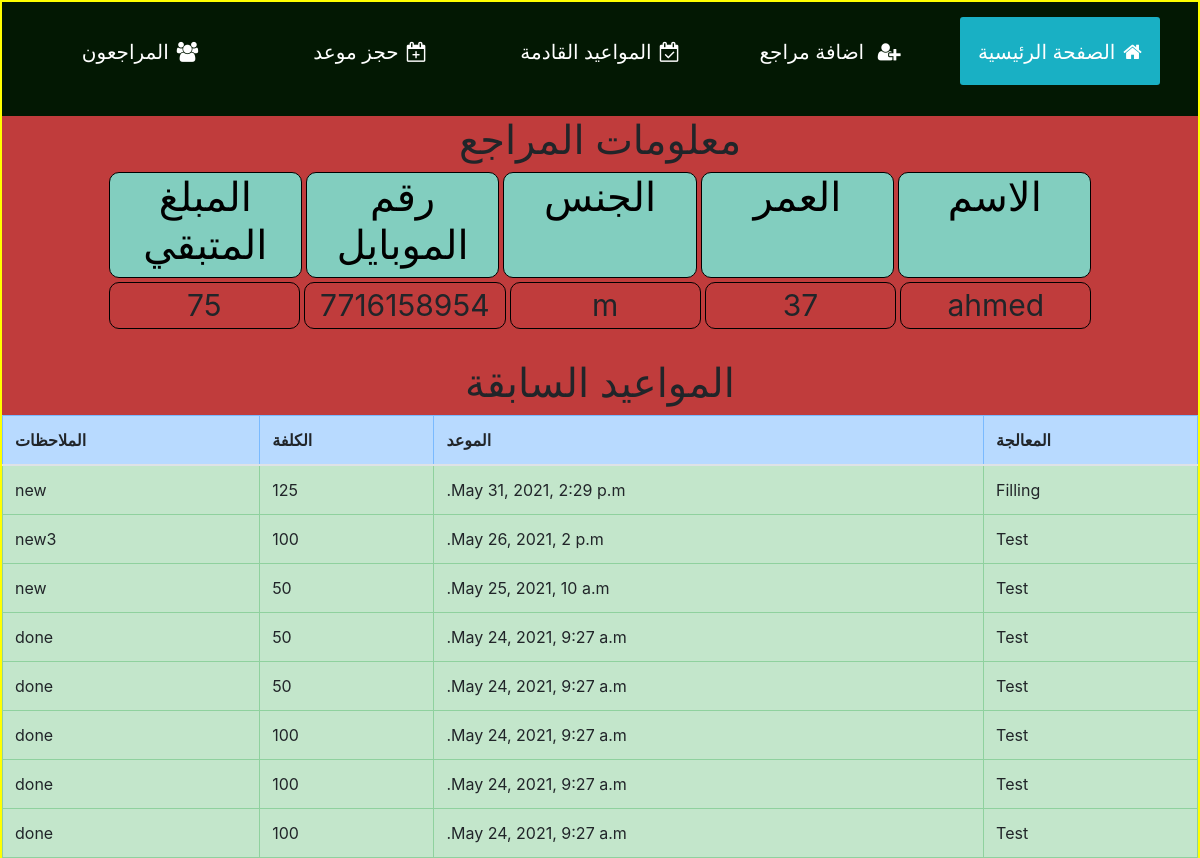
The page /patient/1 (signed in) on the database as committed earlier.
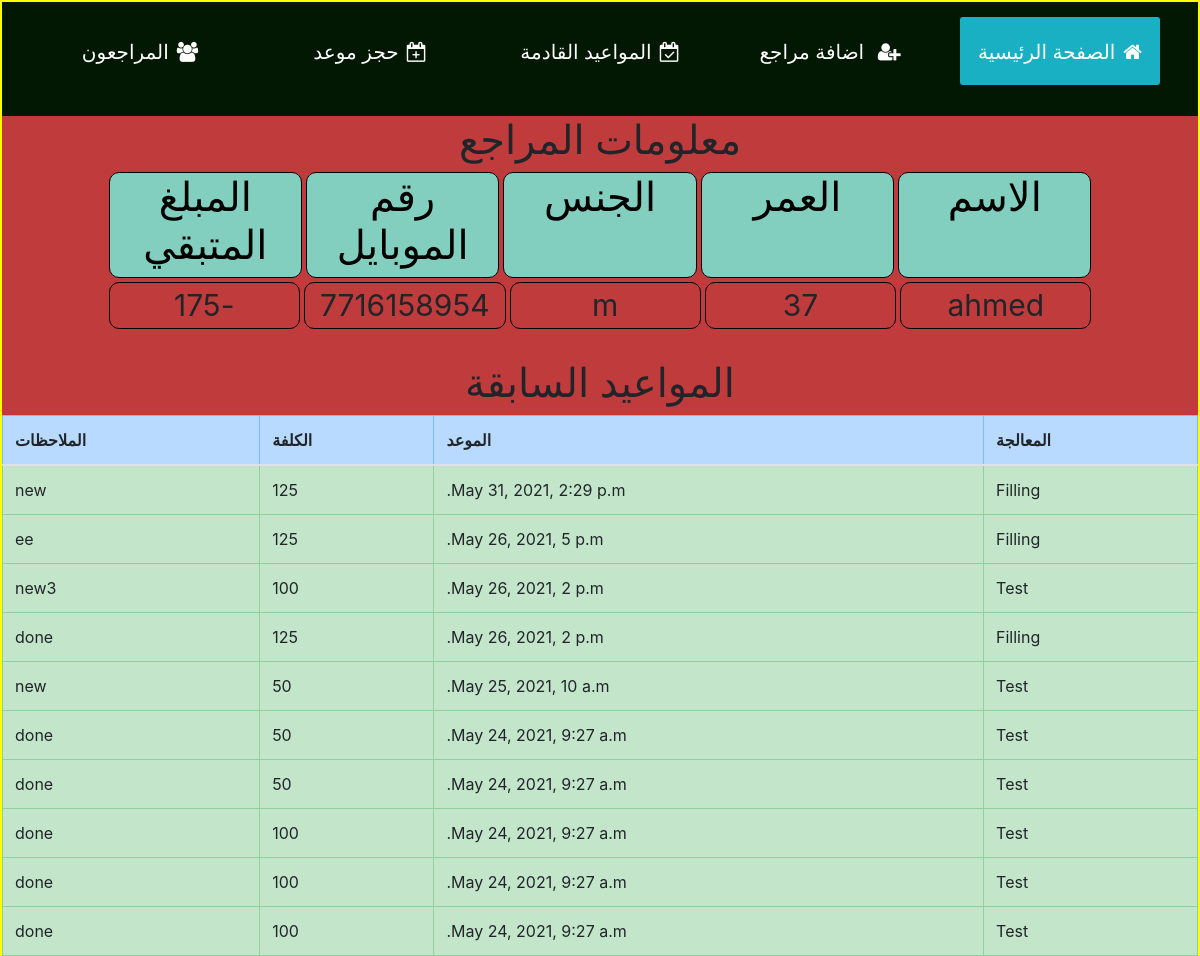
The same page on the database as committed later.
### dentist/models.py (models this page shows, shortened)
class Patients(models.Model):
    male = "m"
    female = "f"
    gender_type = [
        (male, "m"),
        (female, "f")
    ]
    name = models.CharField(max_length=64)
    age = models.IntegerField(null=True)
    gender = models.CharField(max_length=2, choices=gender_type, default=female, null=True, blank=True)
    contact_number = models.IntegerField(null=True, blank=True)
    remaining_amount = models.IntegerField(default=0)
    date_created = models.DateTimeField(auto_now_add=True)

class Previous_appointment(models.Model):
    patient_name = models.ForeignKey(Patients, on_delete=models.CASCADE, related_name="pp_name")
    treatment = models.ForeignKey(Treatment, on_delete=models.CASCADE, related_name="p_treatment")
    date = models.DateTimeField(auto_now=False, auto_now_add=False, default=None)
    notes = models.CharField(max_length=100, default="")
    paid_amount = models.IntegerField(default=0)

class Treatment(models.Model):
    p_name= models.ForeignKey(Patients, on_delete=models.CASCADE, related_name="patient_name")
    treatments = models.ForeignKey(Medication_list, on_delete=models.CASCADE, related_name="list", null=True, blank=True)
    status= models.BooleanField(default=False)
    date_created = models.DateTimeField(auto_now_add=True)
    notes = models.CharField(max_length=100, default="")

class Medication_list(models.Model):
    treatment_title = models.CharField(max_length=100)
    total_cost = models.IntegerField(default=0)
    def __str__(self):
        return f"{self.treatment_title}"

### dentist/views.py (the view)
# urls.py: path('patient/<int:patient_id>', views.patient, name="patient"),
@login_required()
def patient(request, patient_id):
    patient = Patients.objects.get(pk=patient_id)
    old_appointments = Previous_appointment.objects.filter(patient_name=patient).order_by('-date')
    return render(request, 'dentist/patient.html',{
        "patient": patient,
        "old_appointments": old_appointments
    })

### dentist/templates/dentist/patient.html (shortened to what this page needs)
{% extends 'dentist/layout.html' %}
{% load static %}
{% block content %}
    <div class="wrap__info">
        <h1 style="text-align: center;">معلومات المراجع</h1>
        <div class="row title_info">
            <div class="col"><h1>الاسم</h1> </div>
            <div class="col"><h1>العمر</h1> </div>
            <div class="col"><h1>الجنس</h1></div>
            <div class="col"><h1>رقم الموبايل</h1> </div>
            <div class="col"><h1>المبلغ المتبقي</h1></div>
        </div>
        <div class="row information">
            <div class="col">{{patient.name}}</div>
            <div class="col">{{patient.age}}</div>
            <div class="col">{{patient.gender}}</div>
            <div class="col">{{patient.contact_number}}</div>
            <div class="col">{{patient.remaining_amount}}</div>
        </div>
    </div>
    <div class="treat_container">
        <h1 style="text-align: center;">المواعيد السابقة</h1>
        <table class="table table-bordered">
            <thead class="table-primary">
                <tr>
                    <th>المعالجة</th>
                    <th>الموعد</th>
                    <th>الكلفة</th>
                    <th>الملاحظات</th>
                </tr>
            </thead>
                {% for appointment in old_appointments %}
                <tr class="table-success">
                    <td>{{appointment.treatment.treatments}}</td>
                    <td>{{appointment.date}}</td>
                    <td>{{appointment.paid_amount}}</td>
                    <td>{{appointment.notes}}</td>
                </tr>
                {% endfor %}
        </table>
    </div>
{% endblock%}

### dentist/templates/dentist/layout.html (shortened to what this page needs)
{% load static %}
<!doctype html>
<html lang="en" dir="rtl">
  <head>
    <link rel="stylesheet" href="{% static 'dentist/layout_style.css' %}">
    <link rel="stylesheet" href="https://cdn.jsdelivr.net/npm/@fortawesome/fontawesome-free@5.15.3/css/fontawesome.min.css">
    <link rel="stylesheet" href="{% static 'dentist/index.css' %}">
    <link rel="stylesheet" href="{% static 'dentist/jqueryui/jquery-ui.css'%}">
    <link rel="stylesheet" href="{% static 'dentist/jqueryui/jquery-ui.structure.css'%}">
    <link rel="stylesheet" href="{% static 'dentist/jqueryui/jquery-ui.theme.css'%}">
    <link rel="stylesheet" href="{% static 'dentist/timepicker/jquery-ui-timepicker-addon.min.css' %}">
    <link rel="stylesheet" href="https://cdnjs.cloudflare.com/ajax/libs/font-awesome/4.7.0/css/font-awesome.min.css">
    <link rel="stylesheet" href="{% static 'dentist/bootstrap-4.3.1-dist/css/bootstrap.min.css'%}">
  </head>
  <body>
    <div class="nav-container">
      <ul>
        <li class="active"><a href="{% url 'index'%}"><i class="fa fa-home"></i>الصفحة الرئيسية</a></li>
        <li><a href="{% url 'add_patient' %}"><i class="fa fa-user-plus"></i> اضافة مراجع</a> </li>
        <li><a href="{% url 'upcoming_appointments' %}"><i class="fa fa-calendar-check"></i>المواعيد القادمة</a> </li>
        <li><a href="{% url 'appointment' %}"><i class="fa fa-calendar-plus"></i>حجز موعد</a>  </li>
        <li><a href="{% url 'all_patients' %}"><i class="fa fa-users"></i>المراجعون</a> </li>
      </ul>
    </div>
  {% block content %}
  {% endblock %}
  </body>
</html>
</html>

### dentist/static/dentist/layout_style.css (style rules this page uses)
* { margin: 0; padding: 0; box-sizing: border-box; }
html { height: 100%; }
body { margin: 0; font-family: Arial, Helvetica, sans-serif; width: 100%; background-image: linear-gradient(rgb(192, 60, 60) 60%, rgb(159, 159, 211)); border: 2px solid yellow; height: 100%; padding: 0; top: 0; bottom: 0; left: 0; right: 0; box-sizing: border-box; min-height: 100%; }
.nav-container { background: rgb(3, 24, 3); text-align: center; }
.nav-container ul { display: inline-flex; list-style: none; color: #fff; }
.nav-container ul li { width: 200px; margin: 15px; padding: 15px; }
.nav-container ul li a { text-decoration: none; color: #fff; font-size: 20px; }
.active , .nav-container ul li:hover { background:rgb(25, 176, 196); border-radius: 3px; }
.nav-container .fa { margin-left: 8px; }

### dentist/static/dentist/index.css (style rules this page uses)
li, a, button { font-family: Arial, Helvetica, sans-serif; font-weight: 500; font-size: 25px; color: #edf0f1; text-decoration: none; }
.row:after { content: ""; display: table; clear: both; }
.title_info { color: #000; }
.title_info>div { background-color: #82cebf; border: 1px solid black; text-align: center; border-radius: 10px; margin: 0px 2px 0px 2px; }
.information>div { border-radius: 10px; margin: 4px 2px 0px 2px; border: 1px solid black; font-size: 30px; text-align: center; }
.wrap__info { width: 80%; margin: auto; margin-bottom: 30px; }

Rows that differ between the two databases and show on the page:
changed Patients "ahmed": remaining_amount "75" → "-175"
added Previous_appointment: treatment.treatments "Filling", date "May 26, 2021, 5 p.m.", paid_amount "125", notes "ee"
added Previous_appointment: treatment.treatments "Filling", date "May 26, 2021, 2 p.m.", paid_amount "125", notes "done"
